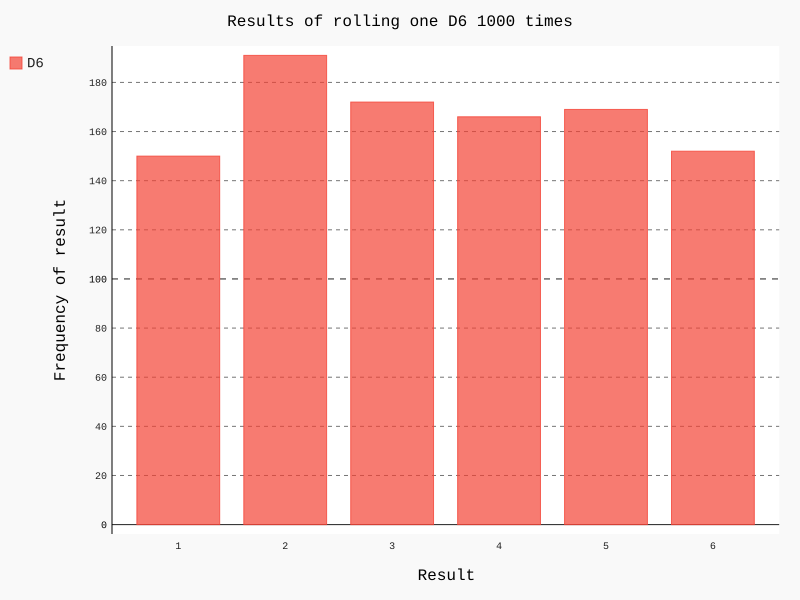

The script that drew this image:
# coding=utf-8

from die import Die
import  pygal

#创建一个D6
die = Die()

#掷几次骰子，并将结果存储在一个列表中
results = []
for roll_num in range(1000):
    result = die.roll()
    results.append(result)

#分析结果
frequencies = []
for value in range(1,die.num_sides+1):
    frequency = results.count(value)
    frequencies.append(frequency)

#对结果进行可视化
hist = pygal.Bar()

hist.title = "Results of rolling one D6 1000 times"
hist.x_labels = ['1', '2', '3', '4', '5', '6']
hist.x_title = "Result"
hist.y_title = "Frequency of result"

hist.add('D6', frequencies)
hist.render_to_file('die_visual.svg')
